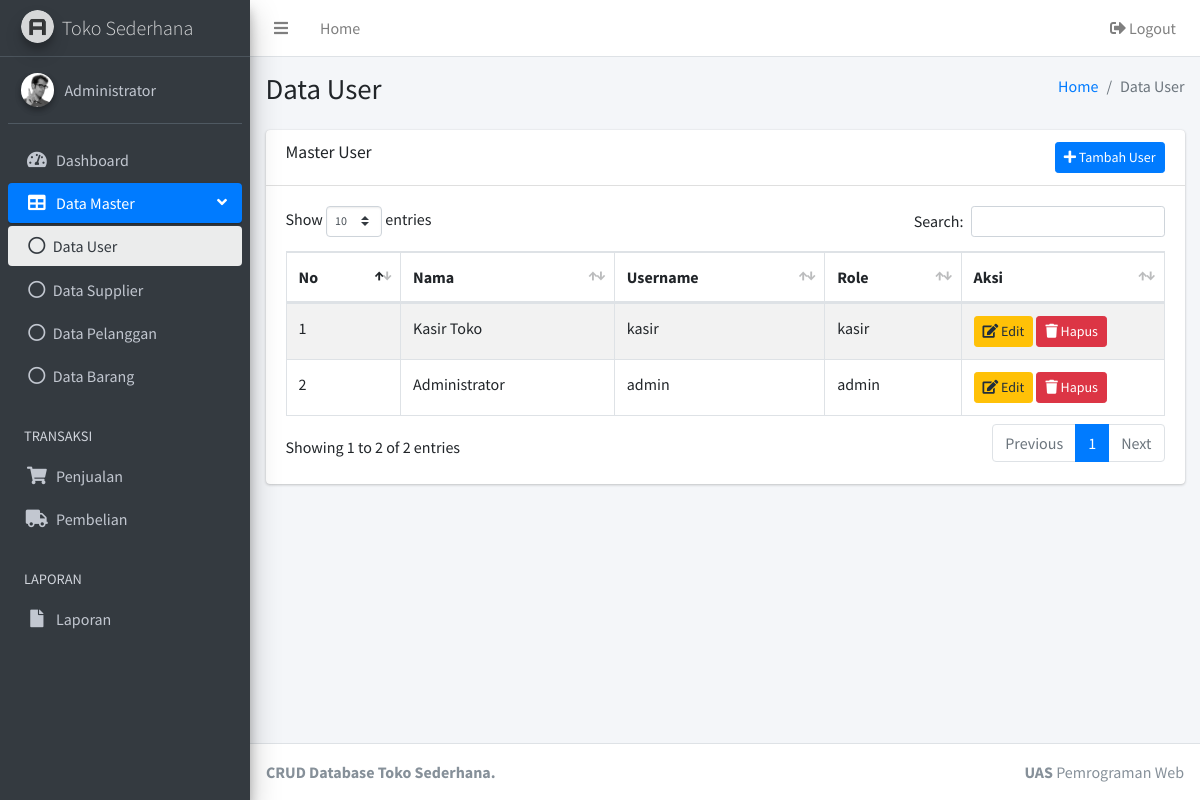
The page /user.php (signed in) on the database its author committed.
### tables this page shows
CREATE TABLE `user` (
  `id_user` int(11) NOT NULL AUTO_INCREMENT,
  `nama` varchar(100) NOT NULL,
  `username` varchar(50) NOT NULL,
  `password` varchar(255) NOT NULL,
  `role` enum('admin','kasir') NOT NULL DEFAULT 'admin',
  PRIMARY KEY (`id_user`),
  UNIQUE KEY `username` (`username`)
);

### user.php (the view, shortened to what this page needs)
<?php
require_once 'app.php';
$users = fetch_all('SELECT * FROM user ORDER BY id_user DESC');
?>
<div class="card">
  <div class="card-header">
    <h3 class="card-title">Master User</h3>
    <button class="btn btn-primary btn-sm float-right" data-toggle="modal" data-target="#modalTambah"><i class="fas fa-plus"></i> Tambah User</button>
  </div>
  <div class="card-body table-responsive">
    <table class="table table-bordered table-striped datatable">
      <thead><tr><th>No</th><th>Nama</th><th>Username</th><th>Role</th><th width="160">Aksi</th></tr></thead>
      <tbody>
        <?php $no = 1; foreach ($users as $row): ?>
          <tr>
            <td><?= $no++; ?></td>
            <td><?= e($row['nama']); ?></td>
            <td><?= e($row['username']); ?></td>
            <td><?= e($row['role']); ?></td>
            <td>
              <button class="btn btn-warning btn-sm" data-toggle="modal" data-target="#modalEdit<?= $row['id_user']; ?>"><i class="fas fa-edit"></i> Edit</button>
              <button class="btn btn-danger btn-sm" data-toggle="modal" data-target="#modalHapus<?= $row['id_user']; ?>"><i class="fas fa-trash"></i> Hapus</button>
            </td>
          </tr>
        <?php endforeach; ?>
      </tbody>
    </table>
  </div>
</div>

### rows shown on the page
user: nama "Kasir Toko", username "kasir", role "kasir"
user: nama "Administrator", username "admin", role "admin"

### other values the page prints
current_user_name() "Administrator"
$title "Data User"
